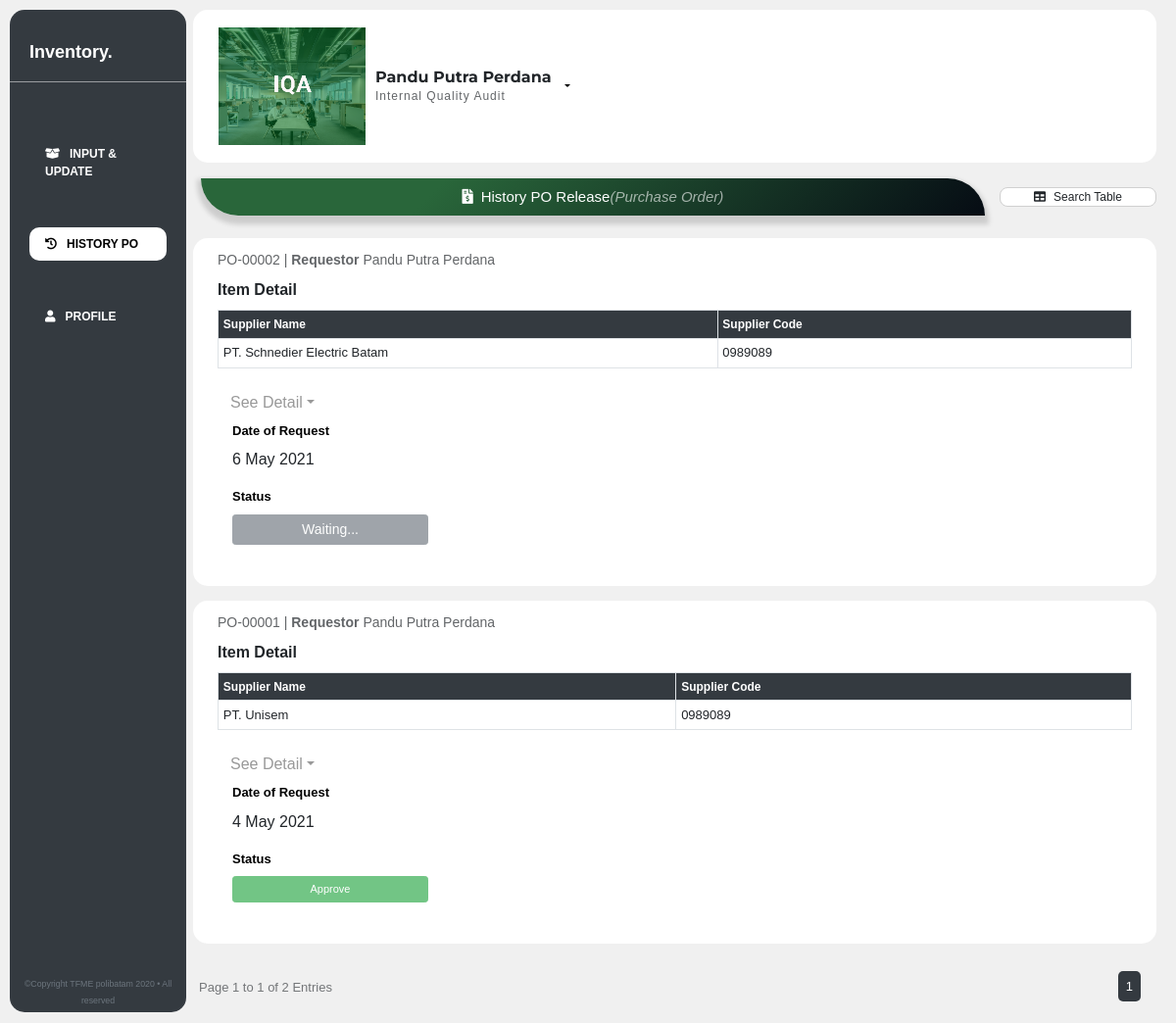
Page /iqa/history-po.php (signed in) on the committed database.
### tables this page shows
CREATE TABLE `form_po` (
  `id_po` int(50) NOT NULL,
  `kode_po` int(11) NOT NULL,
  `kode_pr` int(11) NOT NULL,
  `supplier_name` varchar(80) NOT NULL,
  `supplier_code` varchar(30) NOT NULL,
  `po_date` date NOT NULL,
  `status_po` enum('waiting','approve','rejected','') NOT NULL,
  `tax` varchar(50) NOT NULL,
  `paid` varchar(50) NOT NULL,
  `name_emp` varchar(100) NOT NULL,
  `city_emp` varchar(100) NOT NULL,
  `address_emp` varchar(100) NOT NULL,
  `phone_emp` int(15) NOT NULL,
  `head_division` varchar(50) NOT NULL,
  `city_head` varchar(100) NOT NULL,
  `head_address` varchar(100) NOT NULL,
  `head_phone` int(15) NOT NULL,
  `terms` float NOT NULL,
  `comment` text NOT NULL,
  `requestor_po` varchar(30) NOT NULL
);

### iqa/history-po.php (the view, shortened to what this page needs)
<?php
include "../config/config.php";
$jumlahDataperHalaman = 4;
$rows = mysqli_query($conn, "SELECT * FROM form_po ");
$jumlahRows = mysqli_num_rows($rows);
$jumlahHalaman = ceil($jumlahRows/ $jumlahDataperHalaman);
$halamanAktif = ( isset($_GET['page']) ) ? $_GET['page'] : 1;
$awalData = ($jumlahDataperHalaman * $halamanAktif) - $jumlahDataperHalaman;
$query = mysqli_query($conn, "SELECT * FROM form_po ORDER BY id_po DESC LIMIT $awalData, $jumlahDataperHalaman");
?>
<!DOCTYPE html>
<html lang="en">
<head>
    <link rel="stylesheet" href="https://maxcdn.bootstrapcdn.com/bootstrap/4.0.0/css/bootstrap.min.css"
>
    <link rel="stylesheet" href="css/dashboard-iqa.css">
    <link rel="stylesheet" href="../teknisi/css/dashboard-tech.css">
    <link rel="stylesheet" href="https://cdnjs.cloudflare.com/ajax/libs/font-awesome/5.14.0/css/all.min.css">
    <link rel="stylesheet" href="https://cdn.datatables.net/1.10.22/css/dataTables.bootstrap4.min.css">
</head>
<body>
    <div class="grid">
        <nav class="nav flex-column navbar-expand-lg bg-dark">
            <a class="brand" href="#">Inventory.</a>
            <hr>
            <div class="nav-item">
                <a class="nav-link" href="dashboard-iqa"><i class="fas fa-box-open"></i>Input & Update</a>
                <a class="nav-link active" href="history-po"><i class="fas fa-history"></i>History PO</a>
                <a class="nav-link" href="profile-iqa"><i class="fas fa-user"></i>Profile</a>
            </div>
            <div class="copyright">
                <small class="text-white text-muted">&copy;Copyright TFME polibatam 2020 &bull; All reserved</small>
            </div>
        </nav>
        <div class="konten">
            <div class="atap"><span> </span></div>
            <div class="navbar justify-content-between">
                <div class="profile">
                    <div class="wrapper-image">
                        <img src="../image/IQA.png">
                    </div>
                    <div class="profile-name">
                        <h5 style="text-transform: capitalize;"><?= $_SESSION["user"]; ?></h5>
                        <p>Internal Quality Audit</p>
                    </div>
                    <div class="dropdown">
                        <button class="btn dropdown-toggle" type="button" id="dropdownMenuButton" data-toggle="dropdown"
                            aria-haspopup="true" aria-expanded="false"></button>
                    </div>
                </div>
            </div>
            <div class="kepala d-flex justify-content-between align-items-center mt-2 ml-2">
                <h5 class="mt-2 iqa"><i class="fas fa-file-invoice-dollar mr-2"></i>History PO Release<span
                        style="font-style:italic; opacity:0.6;">(Purchase Order)</span></h5>
                <a data-toggle="modal" data-target="#search"><i class="fas fa-table mr-2"></i>Search Table</a>
            </div>
            <?php foreach ($query as $data) :?>
            <div class="box">
                <div class="content">
                    <div class="group">
                        <div class="box1 form-group col-sm">
                            <div class="tanda">
                                <label style="opacity: 0.7; font-size:14px;">
                                    <?php $code = sprintf("%05s", $data["kode_po"]) ?>
                                    <?= "PO-". $code; ?> | <b>Requestor</b>
                                    <span style="text-transform: capitalize;"> <?= $_SESSION['user']; ?>
                                    </span></label> <br>
                                <label class="title">Item Detail</label>
                                <table class="table  table-bordered table-sm data">
                                    <tr class="bg-dark text-white" style="font-size: 12px;">
                                        <th width="20%">Supplier Name</th>
                                        <th width="10%">Supplier Code</th>
                                    </tr>
                                    <td><?= $data['supplier_name']; ?></td>
                                    <td><?= $data['supplier_code']; ?></td>
                                </table>
                                <a class="btn dropdown-toggle collapser" data-toggle="collapse" role="button"
                                    aria-expanded="false" aria-controls="collapseExample">See Detail</a>
                            </div>
                            <div class="tanda form-group col d-flex flex-column">
                                <label class="title">Date of Request</label>
                                <?php $date = date_create($data['po_date']); ?>
                                <p><?= date_format($date, 'j F Y'); ?></p>
                                <label class="title">Status</label>
                                <?php if ($data['status_po'] == 'approve'): ?>
                                <p class="btn btn-success btn-sm disabled" style="font-size: 11px; width:200px;">Approve
                                </p>
                                <?php endif; ?>
                                <?php if ($data['status_po'] == 'waiting'): ?>
                                <p class="btn btn-secondary disabled btn-sm" style="width: 200px;">Waiting...</p>
                                <?php endif; ?>
                            </div>
                        </div>
                    </div>
                </div>
            </div>
            <?php endforeach; ?>
            <div class="pagination ml-3 d-flex justify-content-between align-items-end">
                <div class="align-self-end">
                    <p style="opacity: 0.6; font-size:13px;">Page <?= $halamanAktif; ?> to <?= $jumlahHalaman; ?> of
                        <?= $jumlahRows; ?> Entries</p>
                </div>
                <div class="page-nav p-3">
                    <a href="?page=<?= $halamanAktif;?>" class="ml-2 bg-dark p-2 text-white"><?= $halamanAktif; ?></a>
                </div>
            </div>
        </div>
    </div>
</body>
</html>

### iqa/css/dashboard-iqa.css (style rules this page uses)
* { box-sizing: border-box; }
body { font-family: Helvetica, sans-serif; margin: 0; padding: 0; background-color: rgb(240, 240, 240); }
nav { height: 98%; position: fixed; width: 15%; border-radius: 15px; z-index: 1; }
div.atap { top: 0; width: 100%; position: fixed; height: 10px; z-index: 999; border-radius: 10px; background-color: rgb(240, 240, 240); }
.nav-item a { color: white; margin-left: 20px; margin-right: 20px; border-radius: 10px; font-size: 12px; text-transform: uppercase; font-weight: 600; text-decoration: none; margin-top: 40px; }
.nav-item { width: 100%; }
.brand { margin-left: 20px; margin-top: 30px; color: white; font-weight: bold; font-size: 18px; text-decoration: none; }
hr { width: 100%; opacity: 0.5; background-color: black; border-color: white; }
nav .active { background-color: white; color: black; }
nav a i { margin-right: 10px; }
.copyright { position: absolute; bottom: 0; text-align: center; width: 100%; margin-bottom: 5px; font-size: 11px; }
.konten { margin-left: 15%; width: 300px; flex: 5; margin-right: 10px; }
.grid { display: flex; padding: 10px; object-fit: contain; height: 100%; }
.navbar { background-color: white; border-radius: 15px; margin-left: 10px ; display: flex; justify-content: space-between; }
.profile { display: flex; align-items: center; }
.profile-name h5 { margin: 0; font-family: 'Montserrat', sans-serif; font-weight: bold; font-size: 16px; }
.profile-name p { margin: 0; font-size: 12px; letter-spacing: 1px; font-weight: 200; opacity: 0.7; }
.wrapper-image { overflow: hidden; margin: 10px; width: 150px; }
.wrapper-image img { display: block; width: 100%; }
.dropdown { background: transparent; }
.dropdown .btn { background: transparent; }
.box { margin-left: 10px; border-radius: 15px; background-color: white; margin-top: 15px; padding: 10px; margin-bottom: 15px; }
.modal .update a, button.btn { font-size: 12px; cursor: pointer; }
table.select th, td { font-size: 13px; }
.box { margin-top: 20px; height: auto; padding: 20px; background-color: white; border-radius: 10px; }
.table td,th { white-space: nowrap; max-width: 5%; }

### rows in the picture
form_po: kode_po "00002", supplier_name "PT. Schnedier Electric Batam", supplier_code "0989089", po_date "6 May 2021", status_po "Waiting..."
form_po: kode_po "00001", supplier_name "PT. Unisem", supplier_code "0989089", po_date "4 May 2021", status_po "Approve"

### other values in the picture
$_SESSION["user"] "Pandu Putra Perdana"
$halamanAktif "1"
$jumlahHalaman "1"
$jumlahRows "2"
